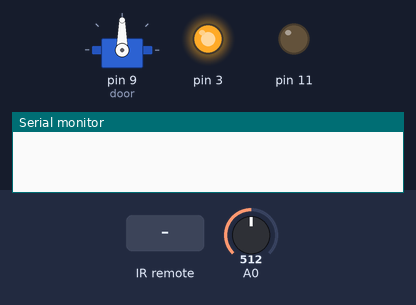
Bench run of a sketch on a simulated Arduino Uno, built with avr-gcc and run on an emulated ATmega328P. Parts: servo, output pins drawn as LEDs (lit = HIGH), the last lines printed to the serial monitor. The test bench sets the inputs (shaded band); at power-on: A0 = 512.

Above: at 1.2 s.
1.3 s: infrared code 0xBA45FF00 received
At 1.51 s:
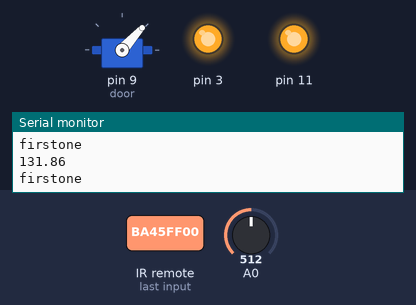
At 4.1 s:
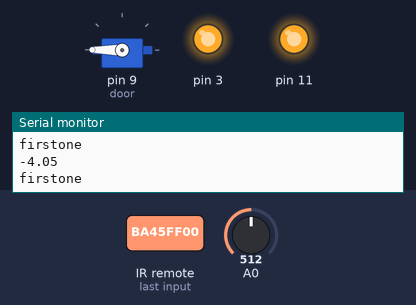
4.3 s: infrared code 0xE916FF00 received
At 11.5 s:
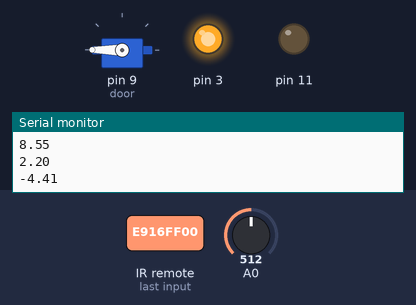
Timing chart, 0 to 13.0 s (numbered marks = the images above; inputs shaded):
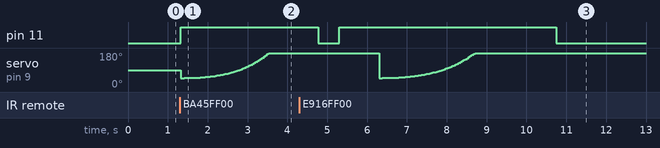

Measured:
- after the input at 1.3 s, pin 11: LOW → HIGH at once

The sketch:

remotecontroldoor.ino
```cpp
/*
    IR Remote

    Print out the received IR value. Turn on the red LED if received a specific code.
*/

#include <Arduino.h>
#include <Servo.h>
#include <IRremote.hpp>
#include <math.h>
const int IR_RECEIVE_PIN = 2;
Servo door;
void setup() {
  Serial.begin(9600);
  pinMode(3, OUTPUT);
  pinMode(9, OUTPUT);
  digitalWrite(3, HIGH);
  pinMode(11, OUTPUT);
  IrReceiver.begin(IR_RECEIVE_PIN, ENABLE_LED_FEEDBACK);
  door.attach(9);
}

void loop() {
  if (IrReceiver.decode()) {
    Serial.println(IrReceiver.decodedIRData.decodedRawData);
    //IrReceiver.printIRResultShort(&Serial);
    int x = 0;
    int y = 180;
    float z = 1.04;
    float calibrate = 1;
    float val = analogRead(A0);
    if (val < 650){
      calibrate = ((843 - val)/843) + .77;
    }
    float degree = (val/843) * 180;
    Serial.print("degree = ");
    Serial.println(degree);
    float calibrated = (degree * calibrate) + 5;
    if(calibrated > 160){
      calibrated = calibrated * 1.05;
    }
    if(calibrated > 170){
      calibrated = calibrated * 1.05;
    }
    if(calibrated > 180){
      calibrated = calibrated * 1.05;
    }
    Serial.print("calibrate = "); Serial.println(calibrate);
    Serial.print("val = "); Serial.println(val);
    Serial.print("calibrated degree = "); Serial.println(calibrated);
    switch (IrReceiver.decodedIRData.decodedRawData) {
      case 3125149440:
        //Serial.println("close");
        if(calibrated > 6 && 0 > val < 700) {
          digitalWrite(11, HIGH);
          while (calibrated > 1) {
            float newdegree = calibrated - pow(z,x) + 1;
            calibrated = newdegree;
            door.write(y - calibrated);
            delay(40);
            x += 1;
            Serial.println(calibrated);
            Serial.println("firstone");
          }
          delay(1200);
          digitalWrite(11, LOW);
          break;
        }
        if(val > 699){
          digitalWrite(11, HIGH);
          door.write(5);
          delay(600);
          digitalWrite(11,LOW);
          delay(1500);
          digitalWrite(11, HIGH);
          float val = analogRead(A0);
            if (val < 650){
              calibrate = ((843 - val)/843) + .77;
            }
            float degree = (val/843) * 180;
            Serial.print("degree = ");
            Serial.println(degree);
            float calibrated = (degree * calibrate) + 5;
            if(calibrated > 160){
              calibrated = calibrated * 1.05;
            }
            if(calibrated > 170){
              calibrated = calibrated * 1.05;
            }
            if(calibrated > 180){
              calibrated = calibrated * 1.05;
            }
          while (calibrated > 1) {
            float newdegree = calibrated - pow(z,x) + 1;
            calibrated = newdegree;
            door.write(180 - calibrated);
            delay(40);
            x += 1;
            Serial.println(calibrated);
          }
          delay(1200);
          digitalWrite(11, LOW);
        }
        break;
      case 3910598400:
        digitalWrite(11, HIGH);
        while (calibrated < 130) {
          float newdegree = calibrated + pow(1.02,x) - 1;
          calibrated = newdegree;
          door.write(180 - calibrated);
          delay(40);
          x += 1;
          Serial.println(calibrated);
        }
        delay(1000);
        while (calibrated > 0) {
          float newdegree = calibrated - pow(1.035,x) + 1;
          calibrated = newdegree;
          door.write(180 - calibrated);
          delay(40);
          x += 1;
          Serial.println(calibrated);
        }
        delay(2000);
        digitalWrite(11, LOW);
        break;
      default:
        break;
    }
    IrReceiver.resume();  // Enable receiving of the next value
    delay(500);
  }
}
```
